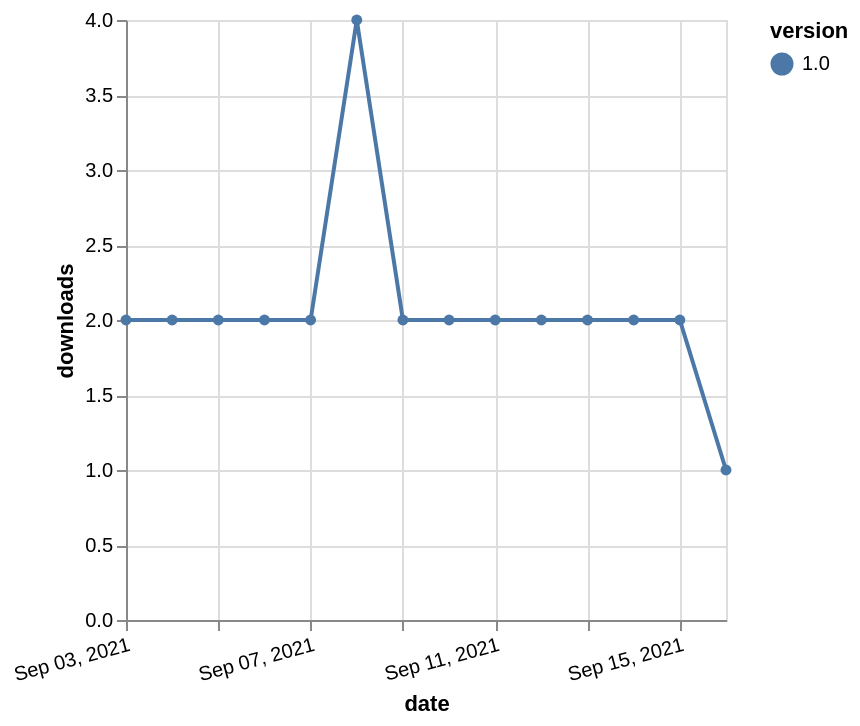

Describe this chart as a Vega-Lite specification.
### Vega-Lite specification from a JSON file in a GitHub repository (floating-point values rounded to 4 significant figures)
{"$schema": "https://vega.github.io/schema/vega-lite/v5.json", "description": "A simple bar chart with embedded data.", "data": {"values": [{"date": "2021-09-03", "total": 1035, "delta": 2, "version": "1.0"}, {"date": "2021-09-04", "total": 1037, "delta": 2, "version": "1.0"}, {"date": "2021-09-05", "total": 1039, "delta": 2, "version": "1.0"}, {"date": "2021-09-06", "total": 1041, "delta": 2, "version": "1.0"}, {"date": "2021-09-07", "total": 1043, "delta": 2, "version": "1.0"}, {"date": "2021-09-08", "total": 1047, "delta": 4, "version": "1.0"}, {"date": "2021-09-09", "total": 1049, "delta": 2, "version": "1.0"}, {"date": "2021-09-10", "total": 1051, "delta": 2, "version": "1.0"}, {"date": "2021-09-11", "total": 1053, "delta": 2, "version": "1.0"}, {"date": "2021-09-12", "total": 1055, "delta": 2, "version": "1.0"}, {"date": "2021-09-13", "total": 1057, "delta": 2, "version": "1.0"}, {"date": "2021-09-14", "total": 1059, "delta": 2, "version": "1.0"}, {"date": "2021-09-15", "total": 1061, "delta": 2, "version": "1.0"}, {"date": "2021-09-16", "total": 1062, "delta": 1, "version": "1.0"}]}, "width": "container", "mark": {"type": "line", "point": {"filled": true}}, "encoding": {"x": {"field": "date", "type": "temporal", "timeUnit": "yearmonthdate", "title": "date", "axis": {"labelAngle": -15}}, "y": {"field": "delta", "type": "quantitative", "title": "downloads"}, "color": {"field": "version", "type": "nominal"}, "tooltip": {"field": "delta"}}}
